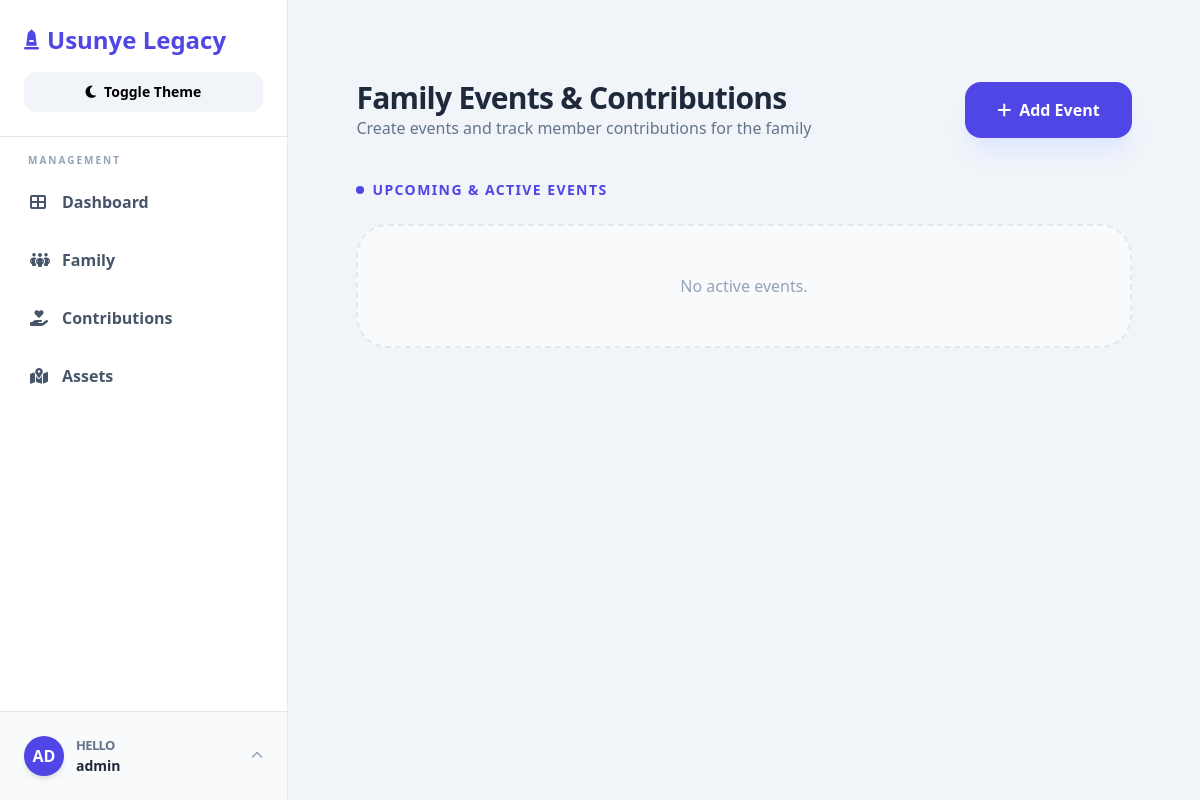
/event/ (signed in), run on an earlier commit of the app's database.
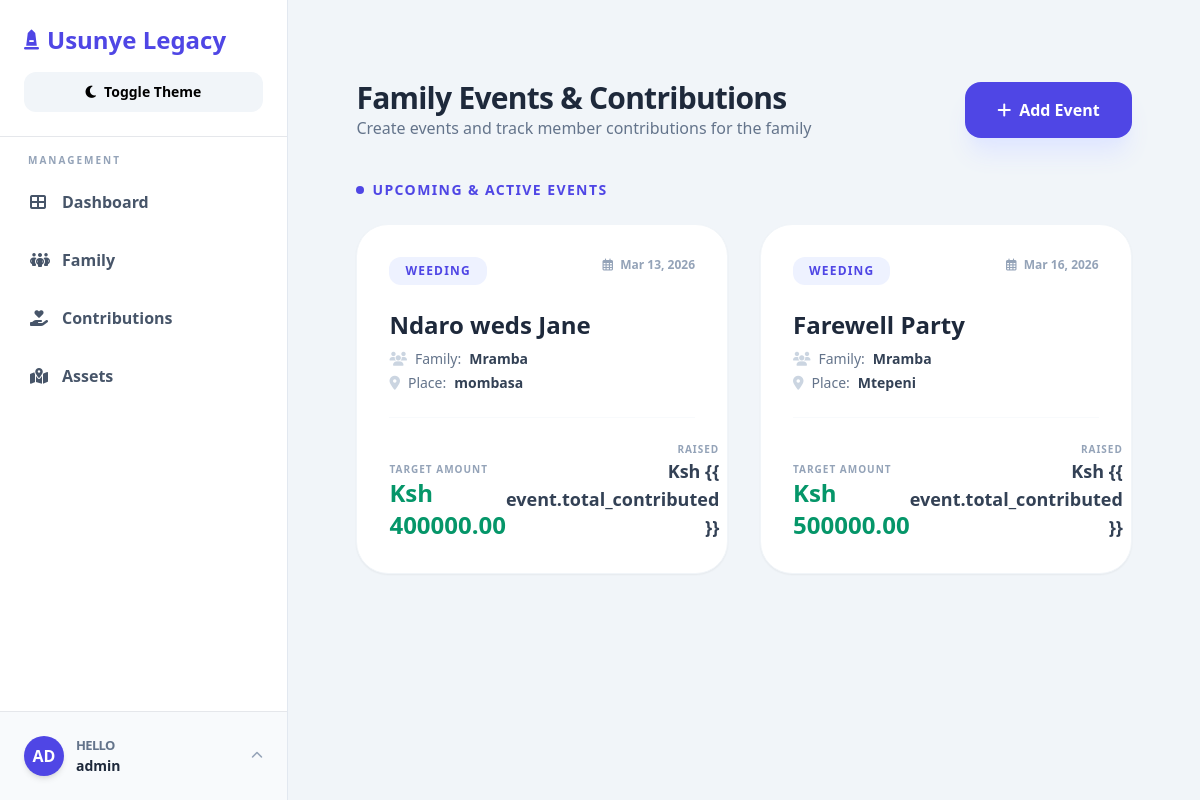
And on a later commit of the database.
### lineage/models.py (models this page shows, shortened)
class Event(models.Model):
    title = models.CharField(max_length=200)
    type = models.ForeignKey(EventType, on_delete=models.SET_NULL, null=True)
    family_name = models.CharField(max_length=200)
    location = models.CharField(max_length=200)
    date = models.DateField()
    goal_amount = models.DecimalField(max_digits=12, decimal_places=2)
    is_active = models.BooleanField(default=True)

class EventType(models.Model):
    name = models.CharField(max_length=100, unique=True)
    def __str__(self):
        return self.name

### lineage/views.py (the view)
# urls.py: path("event/", views.event_list, name="event_list"),
@login_required(login_url="login")
def event_list(request):
    event_form = EventForm()
    events = Event.objects.filter(is_active=True).order_by("date")
    archived_events = Event.objects.filter(is_active=False).order_by("-date")
    return render(
        request,
        "lineage/contributions.html",
        {
            "event_form": event_form,
            "events": events,
            "archived_events": archived_events,
        },
    )

### lineage/templates/lineage/contributions.html (shortened to what the changed rows need)
{% extends 'lineage/base.html' %}
{% block content %}
<div
    class="animate__animated animate__fadeIn space-y-10 max-w-[95%] mx-auto [&_input[type=number]]:[appearance:textfield] [&_input[type=number]::-webkit-outer-spin-button]:appearance-none [&_input[type=number]::-webkit-inner-spin-button]:appearance-none">
    <div class="flex flex-col md:flex-row md:items-center justify-between gap-4">
        <div>
            <h2 class="text-3xl font-black text-slate-800 dark:text-slate-200 tracking-tight">Family Events &
                Contributions</h2>
        </div>
    </div>
    <div>
        <div class="grid grid-cols-1 md:grid-cols-2 xl:grid-cols-3 gap-8">
            {% for event in events %}
            <div class="bg-white dark:bg-slate-900 rounded-[2rem] border border-slate-100 dark:border-slate-700 shadow-sm hover:shadow-2xl hover:-translate-y-1 transition-all duration-300 cursor-pointer group"
                onclick="openEvent('{{ event.id }}')">
                <div class="p-8 space-y-6">
                    <div class="flex justify-between items-start">
                        <span
                            class="px-4 py-1.5 rounded-xl text-xs font-black uppercase tracking-widest
                            {% if event.type == 'Wedding' %}bg-pink-50 text-pink-600 dark:bg-pink-800/20 dark:text-pink-400
                            {% elif event.type == 'Party' %}bg-amber-50 text-amber-600 dark:bg-amber-800/20 dark:text-amber-400
                            {% elif event.type == 'Funeral' %}bg-slate-100 text-slate-700 dark:bg-slate-800/20 dark:text-slate-300
                            {% else %}bg-indigo-50 text-indigo-600 dark:bg-indigo-800/20 dark:text-indigo-400{% endif %}">
                            {{ event.type }}
                        </span>
                        <span class="text-xs font-bold text-slate-400 dark:text-slate-300"><i
                                class="far fa-calendar-alt mr-1"></i> {{ event.date|date:"M d, Y" }}</span>
                    </div>
                    <div>
                        <h3
                            class="text-2xl font-black text-slate-800 dark:text-slate-200 group-hover:text-indigo-600 dark:group-hover:text-indigo-400 transition-colors">
                            {{ event.title }}</h3>
                        <div class="mt-2 space-y-1">
                            <p class="text-sm text-slate-500 dark:text-slate-400 flex items-center gap-2"><i
                                    class="fas fa-users text-slate-300 dark:text-slate-600"></i> Family: <span
                                    class="font-semibold text-slate-700 dark:text-slate-200">
                                    {{event.family_name}}</span></p>
                            <p class="text-sm text-slate-500 dark:text-slate-400 flex items-center gap-2"><i
                                    class="fas fa-map-marker-alt text-slate-300 dark:text-slate-600"></i> Place: <span
                                    class="font-semibold text-slate-700 dark:text-slate-200">{{ event.location }}</span>
                            </p>
                        </div>
                    </div>
                    <div class="flex justify-between items-end pt-6 border-t border-slate-50 dark:border-slate-700">
                        <div>
                            <p
                                class="text-[10px] text-slate-400 dark:text-slate-500 uppercase font-black tracking-widest">
                                Target Amount</p>
                            <p class="text-2xl font-black text-emerald-600">Ksh {{ event.goal_amount }}</p>
                        </div>
                        <div class="text-right">
                            <p
                                class="text-[10px] text-slate-400 dark:text-slate-500 uppercase font-black tracking-widest">
                                Raised</p>
                            <p class="text-lg font-bold text-slate-700 dark:text-slate-200">Ksh {{
                                event.total_contributed }}</p>
                        </div>
                    </div>
                </div>
            </div>
            {% empty %}
            <div
                class="col-span-full py-12 text-center bg-slate-50 dark:bg-slate-800 rounded-[2rem] border-2 border-dashed border-slate-200 dark:border-slate-700">
                <p class="text-slate-400 dark:text-slate-500 font-medium">No active events.</p>
            </div>
            {% endfor %}
        </div>
    </div>
</div>
{% endblock %}

What changed in the data, as far as the page shows it:
added Event: type "WEEDING", date "Mar 13, 2026", title "Ndaro weds Jane", family_name "Mramba", location "mombasa", goal_amount "400000.00"
added Event: type "WEEDING", date "Mar 16, 2026", title "Farewell Party", family_name "Mramba", location "Mtepeni", goal_amount "500000.00"
Also different on the page:
text no longer shown: "No active events."
